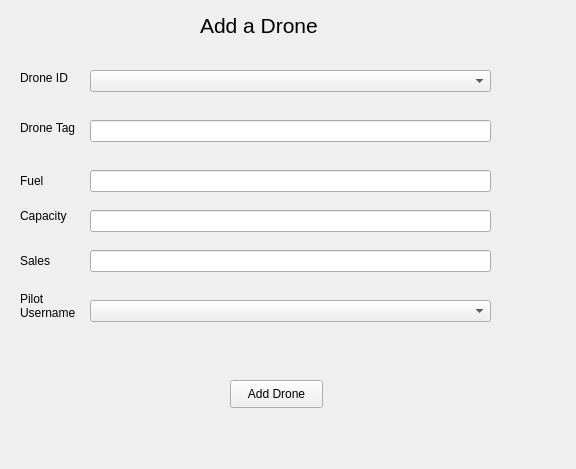
<?xml version="1.0" encoding="UTF-8"?>
<ui version="4.0">
 <class>Form</class>
 <widget class="QWidget" name="Form">
  <property name="geometry">
   <rect>
    <x>0</x>
    <y>0</y>
    <width>576</width>
    <height>469</height>
   </rect>
  </property>
  <property name="windowTitle">
   <string>Form</string>
  </property>
  <widget class="QLabel" name="label">
   <property name="geometry">
    <rect>
     <x>200</x>
     <y>-40</y>
     <width>181</width>
     <height>131</height>
    </rect>
   </property>
   <property name="font">
    <font>
     <pointsize>16</pointsize>
    </font>
   </property>
   <property name="text">
    <string>Add a Drone</string>
   </property>
  </widget>
  <widget class="QLabel" name="label_3">
   <property name="geometry">
    <rect>
     <x>20</x>
     <y>170</y>
     <width>71</width>
     <height>21</height>
    </rect>
   </property>
   <property name="text">
    <string>Fuel</string>
   </property>
  </widget>
  <widget class="QLineEdit" name="FuelEntry">
   <property name="geometry">
    <rect>
     <x>90</x>
     <y>170</y>
     <width>401</width>
     <height>22</height>
    </rect>
   </property>
   <property name="text">
    <string/>
   </property>
  </widget>
  <widget class="QLabel" name="label_5">
   <property name="geometry">
    <rect>
     <x>20</x>
     <y>200</y>
     <width>71</width>
     <height>31</height>
    </rect>
   </property>
   <property name="text">
    <string>Capacity</string>
   </property>
  </widget>
  <widget class="QLineEdit" name="CapacityEntry">
   <property name="geometry">
    <rect>
     <x>90</x>
     <y>210</y>
     <width>401</width>
     <height>22</height>
    </rect>
   </property>
  </widget>
  <widget class="QLabel" name="label_6">
   <property name="geometry">
    <rect>
     <x>20</x>
     <y>290</y>
     <width>61</width>
     <height>31</height>
    </rect>
   </property>
   <property name="text">
    <string>Pilot 
Username</string>
   </property>
  </widget>
  <widget class="QPushButton" name="addDrone">
   <property name="geometry">
    <rect>
     <x>230</x>
     <y>380</y>
     <width>93</width>
     <height>28</height>
    </rect>
   </property>
   <property name="text">
    <string>Add Drone</string>
   </property>
  </widget>
  <widget class="QComboBox" name="PilotUsername">
   <property name="geometry">
    <rect>
     <x>90</x>
     <y>300</y>
     <width>401</width>
     <height>22</height>
    </rect>
   </property>
  </widget>
  <widget class="QLabel" name="label_2">
   <property name="geometry">
    <rect>
     <x>20</x>
     <y>70</y>
     <width>55</width>
     <height>16</height>
    </rect>
   </property>
   <property name="text">
    <string>Drone ID</string>
   </property>
  </widget>
  <widget class="QLabel" name="label_4">
   <property name="geometry">
    <rect>
     <x>20</x>
     <y>120</y>
     <width>61</width>
     <height>16</height>
    </rect>
   </property>
   <property name="text">
    <string>Drone Tag</string>
   </property>
  </widget>
  <widget class="QLineEdit" name="SalesEntry">
   <property name="geometry">
    <rect>
     <x>90</x>
     <y>250</y>
     <width>401</width>
     <height>22</height>
    </rect>
   </property>
   <property name="text">
    <string/>
   </property>
  </widget>
  <widget class="QLabel" name="label_7">
   <property name="geometry">
    <rect>
     <x>20</x>
     <y>250</y>
     <width>71</width>
     <height>21</height>
    </rect>
   </property>
   <property name="text">
    <string>Sales</string>
   </property>
  </widget>
  <widget class="QLineEdit" name="DroneTagEntry">
   <property name="geometry">
    <rect>
     <x>90</x>
     <y>120</y>
     <width>401</width>
     <height>22</height>
    </rect>
   </property>
  </widget>
  <widget class="QComboBox" name="DroneID">
   <property name="geometry">
    <rect>
     <x>90</x>
     <y>70</y>
     <width>401</width>
     <height>22</height>
    </rect>
   </property>
  </widget>
 </widget>
 <resources/>
 <connections/>
</ui>
